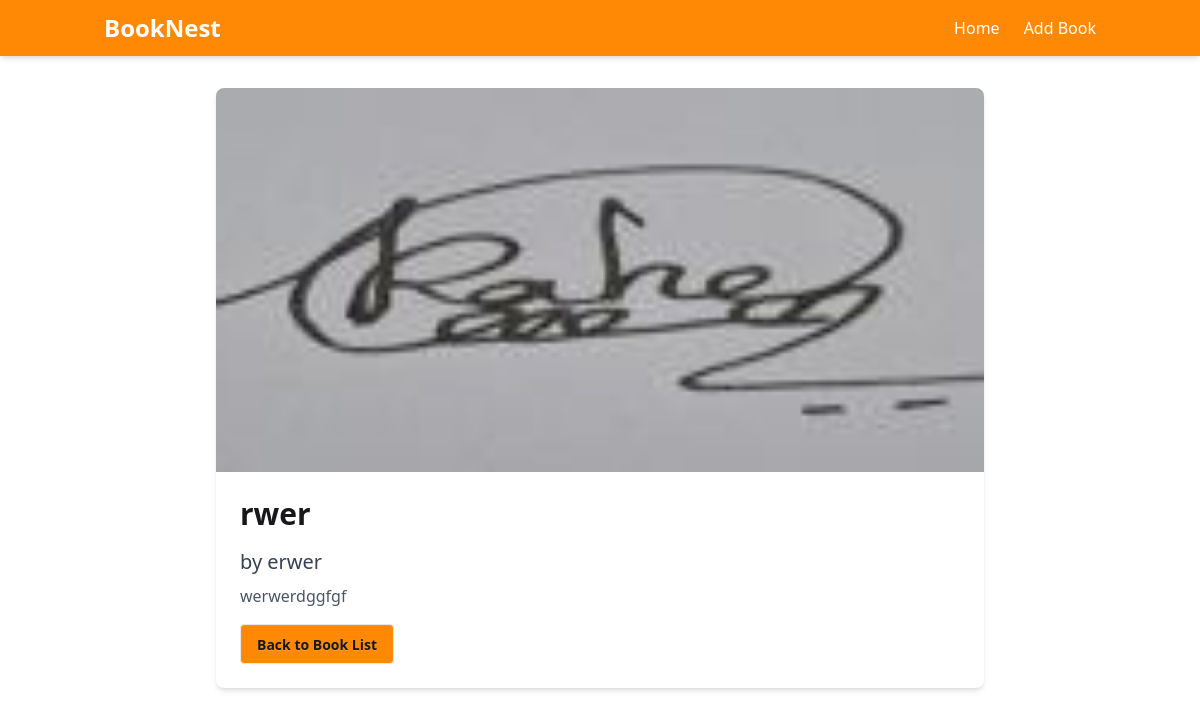
Page /books/1/ on the committed database.
### book/models.py (models this page shows, shortened)
class Book(models.Model):
    title = models.CharField(max_length=255)
    author = models.CharField(max_length=255)
    description = models.TextField()
    published_date = models.DateField()
    isbn = models.CharField(max_length=13, unique=True)
    pages = models.IntegerField()
    cover_image = models.FileField(upload_to='cover_images/', null=True, blank=True)
    language = models.CharField(max_length=30)
    created_at = models.DateTimeField(auto_now_add=True)
    updated_at = models.DateTimeField(auto_now=True)

### book/views.py (the view)
# urls.py: path('books/<int:id>/', views.bookDetail, name='bookdetail'),
def bookDetail(request, id):
    book = Book.objects.get(id=id)
    return render(request, 'book/bookdetail.html' , {'book': book})

### book/templates/book/bookdetail.html (shortened to what this page needs)
{% extends "book/base.html" %}
{% block content %}
<div class="container mx-auto px-4 py-8">
    <div class="max-w-3xl mx-auto bg-white rounded-lg shadow-md overflow-hidden">
        {% if book.cover_image %}
            <img src="{{ book.cover_image.url }}" alt="{{ book.title }}" class="w-full h-96 object-cover">
        {% else %}
            <div class="w-full h-96 bg-gray-200 flex items-center justify-center text-gray-500">
                No Image
            </div>
        {% endif %}
        <div class="p-6">
            <h1 class="text-3xl font-bold mb-4">{{ book.title }}</h1>
            <h2 class="text-xl text-gray-700 mb-2">by {{ book.author }}</h2>
            <p class="text-gray-600 mb-4">{{ book.description }}</p>
            <a href="{% url 'books' %}" class="btn bg-orange-400">Back to Book List</a>
        </div>
    </div>
</div>
{% endblock content %}

### book/static/book/css/style.css (style rules this page uses)
* { box-sizing: border-box; }

### rows in the picture
Book: cover_image (picture), title "rwer", author "erwer", description "werwerdggfgf"
